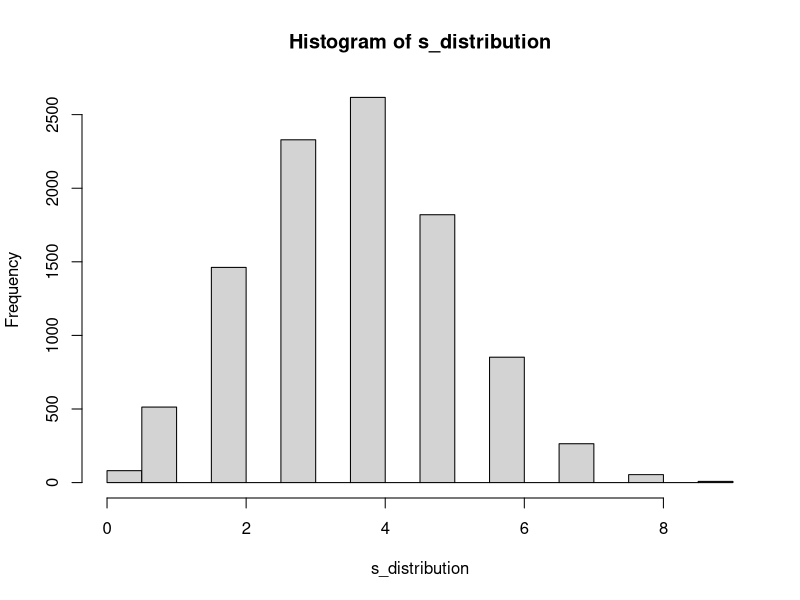
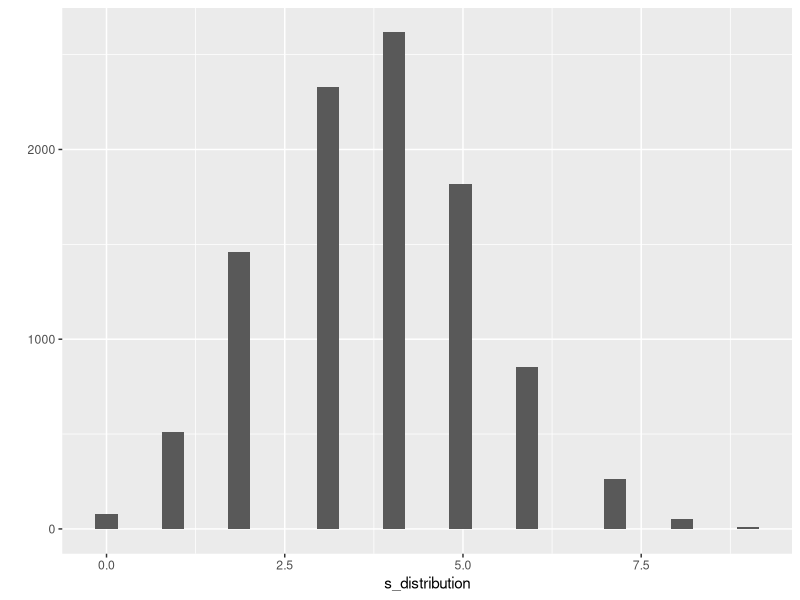

Reproduce these figures in R, in order.
## ---- chunk 1
knitr::opts_chunk$set(echo = TRUE)
## ---- chunk 2
# load libraries
library(tidyverse)
## ---- chunk 3
binom.test(x = 30,
           n = 50,
           p = .5,
           alternative="greater")
## ---- chunk 4

binom.test(x = 55,
           n = 100,
           p = .5,
           alternative="greater")

binom.test(x = 550,
           n = 1000,
           p = .5,
           alternative="greater")

binom.test(x = 110,
           n = 200,
           p = .5,
           alternative="greater")

binom.test(x = 165,
           n = 300,
           p = .5,
           alternative="greater")

## ---- chunk 5
rbinom(10,1,.5)

rbinom(n= rep(1,10), 
       size = 1, 
       prob= c(.5,.5,.5,.5,.5,.25,.25,.25,.25,.25) )

sum(rbinom(n= rep(1,10), 
       size = 1, 
       prob= c(.5,.5,.5,.5,.5,.25,.25,.25,.25,.25) ))

s_distribution <- replicate(10000, sum(rbinom(n= rep(1,10), 
       size = 1, 
       prob= c(.5,.5,.5,.5,.5,.25,.25,.25,.25,.25) )))

hist(s_distribution)

## ---- chunk 6
s_distribution[s_distribution >= 8]

length(s_distribution[s_distribution >= 8])

length(s_distribution[s_distribution >= 8])/10000


library(ggplot2)
qplot(s_distribution)

